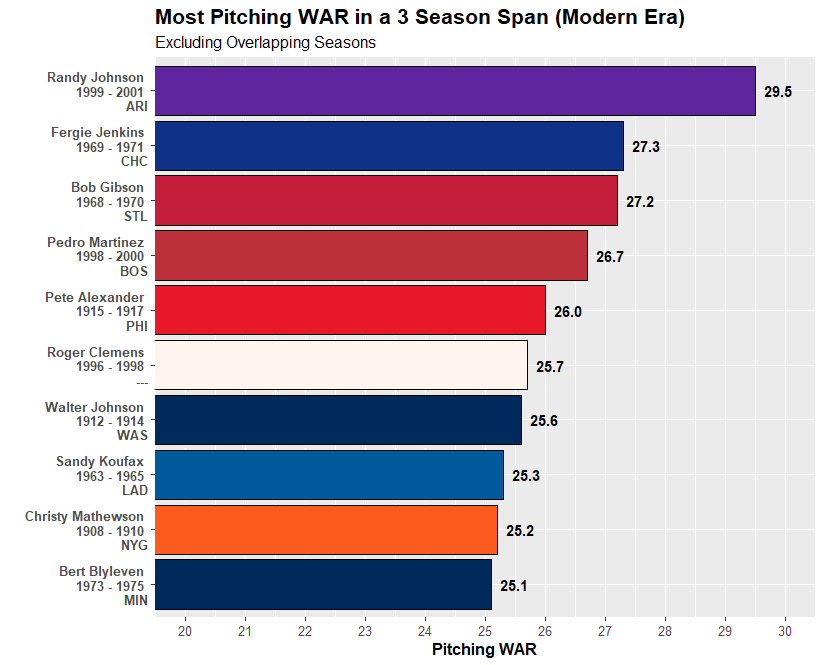

Write R code to recreate this figure.
#Set working directory

setwd("C:/Users/daily/Desktop/Repositories/MiscVisuals/Website Visualizations/Most X in Span/MLB")

#Loading necessary libraries

library(sqldf)
library(tidyverse)
library(weights)
library(zoo)
library(data.table)
library(Lahman)

#Import Pitching WAR Data

data <- read.csv("C:/Users/daily/Desktop/Repositories/MiscVisuals/Website Visualizations/Most X in Span/MLB/Most Pitching WAR in 3 Season Span.csv")

data <- filter(data, Season >= 1901)

#Calculate the totals and find the season the span started

data <- data %>%
  arrange(playerid, Season) %>%
  group_by(playerid) %>%
  mutate(WAR_Total = rollapply(WAR, width = 3, FUN = sum, align = "right",partial = TRUE)) %>%
  mutate(firstYear_rd = lag(Season, 2)) %>%
  fill(firstYear_rd, .direction = "up") %>%
  mutate(first_year_2_rd = lag(Season,1)) %>%
  fill(first_year_2_rd, .direction = "up") %>%
  mutate(firstYear = ifelse(is.na(firstYear_rd) & is.na(first_year_2_rd), Season,
                            ifelse(is.na(firstYear_rd), first_year_2_rd, firstYear_rd))) %>%
  mutate(Range = Season - firstYear) %>%
  mutate(prevTeam = lag(Team,2)) %>%
  mutate(prevTeam = ifelse(is.na(prevTeam), Team, prevTeam)) %>%
  mutate(prevTeam_2 = lag(Team,1)) %>%
  mutate(prevTeam_2 = ifelse(is.na(prevTeam_2), Team, prevTeam_2)) %>%
  mutate(OneFranchise = ifelse(Team == prevTeam & Team == prevTeam_2, "Yes", "No")) %>%
  ungroup()

#Choose only the columns needed for visual

display_data <- sqldf('SELECT firstYear AS MIN,
      Season AS MAX,
      Range,
      playerid,
      Name,
      Team,
      WAR_Total,
      OneFranchise
      FROM data
      GROUP BY playerid, Season
      ORDER BY WAR_Total DESC')

#Add index number to find overlapping values (Only finds overlapping values for top value in group)

setDT(display_data)
display_data$index <- display_data[display_data, on = .(playerid, MAX>=MIN, MIN<=MAX), mult ="first", which = TRUE]

#Keep only top value from index grouping

no_dupes <- display_data %>%
  group_by(index) %>%
  slice_head() %>%
  group_by(playerid,MIN) %>%
  slice_head() %>%
  arrange(-WAR_Total) %>%
  ungroup()

#Limit to top 10 spots

top_data <- no_dupes %>%
  mutate(Rank = rank(-WAR_Total, ties.method = "min")) %>%
  filter(Rank <= 10)

#Create Team Name for Players with More Than 1 Franchise

top_data <- top_data %>%
  mutate(DisplayFranchises = ifelse(OneFranchise == "No", "---", Team))

#Combine columns for display

top_data <- top_data %>%
  mutate(chart_label = paste(Name, "\n", MIN, "-", MAX, "\n",DisplayFranchises))

#Team Colors for display

fill_color <- c("Arizona Diamondbacks" = "#5F259F",
                "ARI" = "#5F259F",
                "Atlanta Braves" = "#CE1141",
                "Baltimore Orioles" = "#DF4601",
                "Boston Red Sox" = "#BD3039",
                "BOS" = "#BD3039",
                "Chicago Cubs" = "#0E3386",
                "CHI" = "#0E3386",
                "CHC" = "#0E3386",
                "Chicago White Sox" = "#27251F",
                "Cincinnati Reds" = "#C6011F",
                "Cleveland Indians" = "#E31937",
                "Colorado Rockies" = "#33006F;",
                "Detroit Tigers" = "#FA4616",
                "Houston Astros" = "#EB6E1F",
                "Kansas City Royals" = "#004687",
                "Los Angeles Angels" = "#BA0021",
                "Los Angeles Dodgers" = "#005A9C",
                "LAD" = "#005A9C",
                "Miami Marlins" = "#00A3E0",
                "Milwaukee Brewers" = "#FFC52F",
                "Minnesota Twins" = "#002B5C",
                "MIN" = "#002B5C",
                "WAS" = "#002B5C",
                "New York Mets" = "#FF5910",
                "New York Yankees" = "#0C2340",
                "Oakland Athletics" = "#003831",
                "Philadelphia Phillies" = "#E81828",
                "PHI" = "#E81828",
                "Pittsburgh Pirates" = "#FDB827",
                "St. Louis Cardinals" = "#C41E3A",
                "STL" = "#C41E3A",
                "San Diego Padres" = "#2F241D",
                "San Francisco Giants" = "#FD5A1E",
                "NYG" = "#FD5A1E",
                "Seattle Mariners" = "#005C5C",
                "Tampa Bay Rays" = "#8FBCE6",
                "Texas Rangers" = "#C0111F",
                "Toronto Blue Jays" = "#134A8E",
                "Washington Nationals" = "#AB0003",
                "BUF" = "seashell",
                "LOU" = "seashell",
                "---" = "Seashell",
                "Multiple Teams" = "seashell")

#Create visual

top_data %>%
  ggplot(aes(x = reorder(chart_label, WAR_Total), y = WAR_Total, fill = DisplayFranchises)) +
  geom_bar(stat = "identity", color = "black") +
  geom_text(aes(label = rd(WAR_Total,1)), fontface = "bold", hjust = -0.3) +
  coord_flip(ylim = c(20, 30)) +
  scale_y_continuous(breaks = seq(20, 30, 1)) +
  scale_fill_manual(values = fill_color) +
  theme(plot.title = element_text(size = 16, face = "bold"),
        plot.subtitle = element_text(size = 12),
        axis.title.x = element_text(size = 12, face = "bold"),
        axis.text.x = element_text(size = 10),
        axis.text.y = element_text(size = 10, face ="bold"),
        legend.position = "none") +
  labs(title = "Most Pitching WAR in a 3 Season Span (Modern Era)",
       subtitle = "Excluding Overlapping Seasons",
       x = "",
       y = "Pitching WAR")
